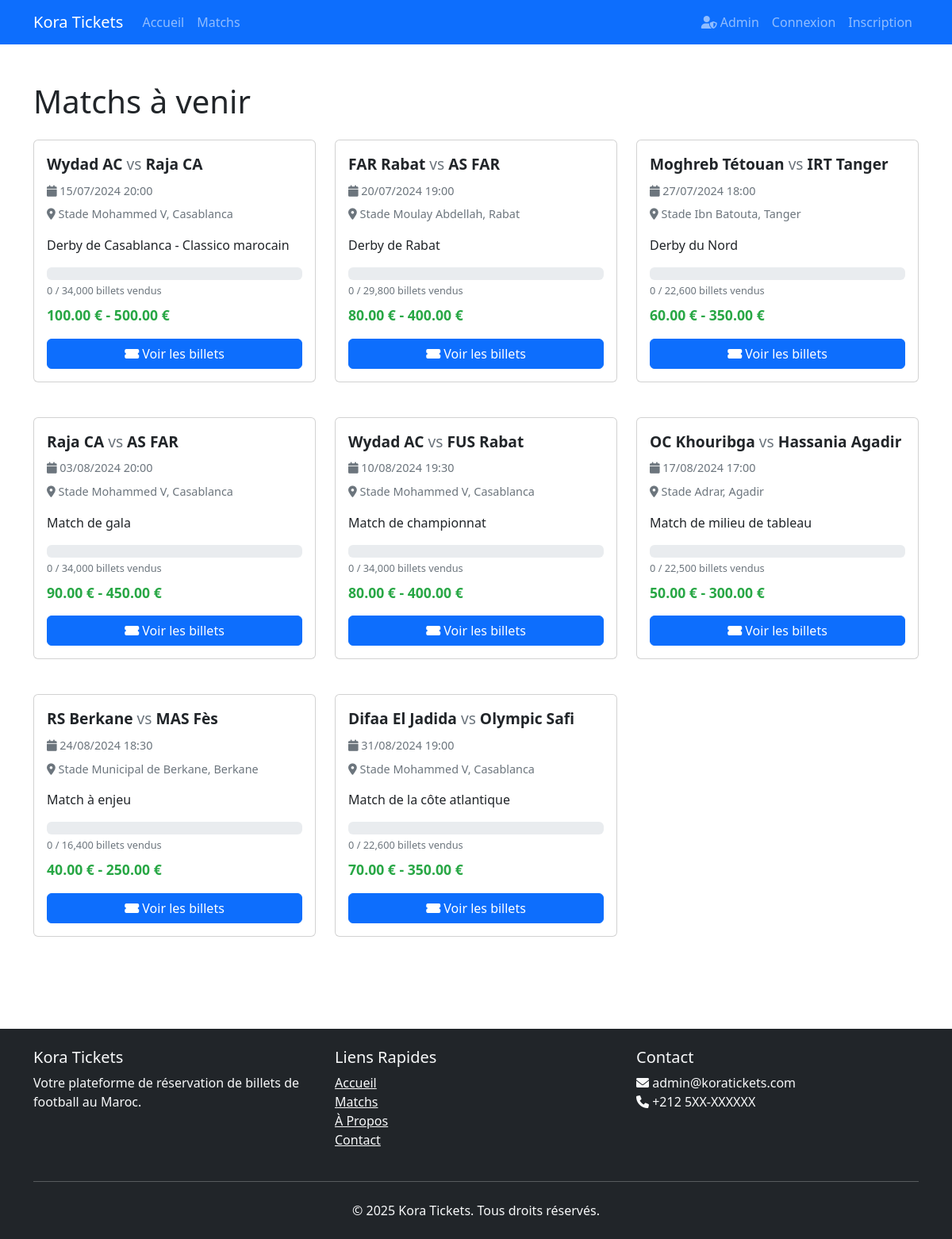
The app's page /matches.php with its own data.
### tables this page shows
CREATE TABLE `matches` (
  `id` int(11) NOT NULL,
  `home_team` varchar(100) NOT NULL,
  `away_team` varchar(100) NOT NULL,
  `match_date` datetime NOT NULL,
  `stadium_id` int(11) NOT NULL,
  `description` text DEFAULT NULL,
  `image_url` varchar(255) DEFAULT NULL,
  `created_at` timestamp NOT NULL DEFAULT current_timestamp(),
  `updated_at` timestamp NOT NULL DEFAULT current_timestamp() ON UPDATE current_timestamp()
);

CREATE TABLE `stadiums` (
  `id` int(11) NOT NULL,
  `name` varchar(100) NOT NULL,
  `location` varchar(255) NOT NULL,
  `capacity` int(11) NOT NULL,
  `created_at` timestamp NOT NULL DEFAULT current_timestamp()
);

### config/config.php (called while the page is built, shortened)
<?php
function isLoggedIn() {
    return isset($_SESSION['user_id']);
}
?>

### matches.php (the view, shortened to what this page needs)
<?php
require_once __DIR__ . '/config/config.php';
require_once __DIR__ . '/config/database.php';
try {
    $stmt = $conn->query("
        SELECT m.*, s.name as stadium_name, s.location as city,
               (SELECT COUNT(*) FROM ticket_categories tc WHERE tc.match_id = m.id) as categories_count,
               (SELECT MIN(tc.price) FROM ticket_categories tc WHERE tc.match_id = m.id) as min_price,
               (SELECT MAX(tc.price) FROM ticket_categories tc WHERE tc.match_id = m.id) as max_price,
               (SELECT SUM(tc.total_quantity) FROM ticket_categories tc WHERE tc.match_id = m.id) as total_tickets,
               (SELECT SUM(od.quantity) FROM order_details od
                JOIN ticket_categories tc ON od.ticket_category_id = tc.id
                WHERE tc.match_id = m.id) as tickets_sold
        FROM matches m
        JOIN stadiums s ON m.stadium_id = s.id
        WHERE 1
        ORDER BY m.match_date ASC
    ");
    $matches = $stmt->fetchAll(PDO::FETCH_ASSOC);
} catch (PDOException $e) {
    $_SESSION['error'] = "Erreur lors de la récupération des matchs : " . $e->getMessage();
    $matches = [];
}
?>
<!DOCTYPE html>
<html lang="fr">
<head>
    <link href="https://cdn.jsdelivr.net/npm/bootstrap@5.3.0/dist/css/bootstrap.min.css" rel="stylesheet">
    <link href="https://cdnjs.cloudflare.com/ajax/libs/font-awesome/6.0.0/css/all.min.css" rel="stylesheet">
</head>
<body>
    <?php include 'includes/header.php'; ?>
    <div class="container py-4">
        <h1 class="mb-4">Matchs à venir</h1>
        <?php if (empty($matches)): ?>
            <div class="alert alert-info">
                Aucun match n'est actuellement disponible.
            </div>
        <?php else: ?>
            <div class="row">
                <?php foreach ($matches as $match): ?>
                    <div class="col-md-6 col-lg-4 mb-4">
                        <div class="card match-card">
                            <div class="card-body">
                                <div class="match-teams mb-2">
                                    <?php echo htmlspecialchars($match['home_team']); ?>
                                    <span class="match-vs">vs</span>
                                    <?php echo htmlspecialchars($match['away_team']); ?>
                                </div>
                                <div class="match-date mb-2">
                                    <i class="fas fa-calendar"></i>
                                    <?php echo date('d/m/Y H:i', strtotime($match['match_date'])); ?>
                                </div>
                                <div class="match-stadium mb-3">
                                    <i class="fas fa-map-marker-alt"></i>
                                    <?php echo htmlspecialchars($match['stadium_name'] . ', ' . $match['city']); ?>
                                </div>
                                <?php if ($match['description']): ?>
                                    <p class="card-text mb-3"><?php echo htmlspecialchars($match['description']); ?></p>
                                <?php endif; ?>
                                <div class="ticket-info mb-2">
                                    <?php
                                    $sold = $match['tickets_sold'] ?? 0;
                                    $total = $match['total_tickets'];
                                    ?>
                                    <div class="progress ticket-progress mb-1">
                                    </div>
                                    <?php echo number_format($sold); ?> / <?php echo number_format($total); ?> billets vendus
                                </div>
                                <div class="match-price mb-3">
                                    <?php if ($match['min_price'] == $match['max_price']): ?>
                                        <?php echo number_format($match['min_price'], 2); ?> €
                                    <?php else: ?>
                                        <?php echo number_format($match['min_price'], 2); ?> € - <?php echo number_format($match['max_price'], 2); ?> €
                                    <?php endif; ?>
                                </div>
                                <a href="tickets.php?match_id=<?php echo $match['id']; ?>" class="btn btn-primary w-100">
                                    <i class="fas fa-ticket-alt"></i> Voir les billets
                                </a>
                            </div>
                        </div>
                    </div>
                <?php endforeach; ?>
            </div>
        <?php endif; ?>
    </div>
    <?php include 'includes/footer.php'; ?>
</body>
</html>

### includes/header.php (shortened to what this page needs)
<?php
require_once __DIR__ . '/../config/config.php';
?>
<!DOCTYPE html>
<html lang="fr">
<head>
    <link href="https://cdn.jsdelivr.net/npm/bootstrap@5.3.0/dist/css/bootstrap.min.css" rel="stylesheet">
    <link href="https://cdnjs.cloudflare.com/ajax/libs/font-awesome/6.0.0/css/all.min.css" rel="stylesheet">
    <link href="assets/css/style.css" rel="stylesheet">
</head>
<body>
    <nav class="navbar navbar-expand-lg navbar-dark bg-primary">
        <div class="container">
            <a class="navbar-brand" href="<?php echo SITE_URL; ?>/index.php"><?php echo SITE_NAME; ?></a>
            <div class="collapse navbar-collapse" id="navbarNav">
                <ul class="navbar-nav me-auto">
                    <li class="nav-item">
                        <a class="nav-link" href="<?php echo SITE_URL; ?>/index.php">Accueil</a>
                    </li>
                    <li class="nav-item">
                        <a class="nav-link" href="<?php echo SITE_URL; ?>/matches.php">Matchs</a>
                    </li>
                </ul>
                <ul class="navbar-nav">
                    <li class="nav-item">
                        <a class="nav-link" href="<?php echo SITE_URL; ?>/admin/index.php" title="Administration">
                            <i class="fas fa-user-shield"></i> Admin
                        </a>
                    </li>
                    <?php if (isLoggedIn()): ?>
                        <li class="nav-item dropdown">
                            <a class="nav-link dropdown-toggle position-relative" href="#" id="cartDropdown" role="button"
                                data-bs-toggle="dropdown" aria-expanded="false">
                                <i class="fas fa-shopping-cart"></i> Panier
                                <span class="badge bg-danger cart-count position-absolute top-0 start-100 translate-middle">0</span>
                            </a>
                            <ul class="dropdown-menu dropdown-menu-end p-3" aria-labelledby="cartDropdown"
                                style="min-width: 300px;" id="cart-dropdown-content">
                                <li class="text-center text-muted">Chargement...</li>
                            </ul>
                        </li>
                        <li class="nav-item dropdown">
                            <a class="nav-link dropdown-toggle" href="#" id="navbarDropdown" role="button"
                                data-bs-toggle="dropdown" aria-expanded="false">
                                <i class="fas fa-user"></i> <?php echo $_SESSION['username']; ?>
                            </a>
                            <ul class="dropdown-menu dropdown-menu-end" aria-labelledby="navbarDropdown">
                                <li><a class="dropdown-item" href="<?php echo SITE_URL; ?>/profile.php">Mon Profil</a></li>
                                <li><a class="dropdown-item" href="<?php echo SITE_URL; ?>/orders.php">Mes Commandes</a></li>
                                <li>
                                    <hr class="dropdown-divider">
                                </li>
                                <li><a class="dropdown-item" href="<?php echo SITE_URL; ?>/logout.php">Déconnexion</a></li>
                            </ul>
                        </li>
                    <?php else: ?>
                        <li class="nav-item">
                            <a class="nav-link" href="<?php echo SITE_URL; ?>/login.php">Connexion</a>
                        </li>
                        <li class="nav-item">
                            <a class="nav-link" href="<?php echo SITE_URL; ?>/register.php">Inscription</a>
                        </li>
                    <?php endif; ?>
                </ul>
            </div>
        </div>
    </nav>
</body>
</html>

### includes/footer.php (shortened to what this page needs)
    <footer class="bg-dark text-light mt-5 py-4">
        <div class="container">
            <div class="row">
                <div class="col-md-4">
                    <h5><?php echo SITE_NAME; ?></h5>
                    <p>Votre plateforme de réservation de billets de football au Maroc.</p>
                </div>
                <div class="col-md-4">
                    <h5>Liens Rapides</h5>
                    <ul class="list-unstyled">
                        <li><a href="index.php" class="text-light">Accueil</a></li>
                        <li><a href="matches.php" class="text-light">Matchs</a></li>
                        <li><a href="about.php" class="text-light">À Propos</a></li>
                        <li><a href="contact.php" class="text-light">Contact</a></li>
                    </ul>
                </div>
                <div class="col-md-4">
                    <h5>Contact</h5>
                    <ul class="list-unstyled">
                        <li><i class="fas fa-envelope"></i> <?php echo ADMIN_EMAIL; ?></li>
                        <li><i class="fas fa-phone"></i> +212 5XX-XXXXXX</li>
                    </ul>
                </div>
            </div>
            <hr class="my-4">
            <div class="text-center">
                <p class="mb-0">&copy; <?php echo date('Y'); ?> <?php echo SITE_NAME; ?>. Tous droits réservés.</p>
            </div>
        </div>
    </footer>
</body>
</html>

### assets/css/style.css (style rules this page uses)
body { min-height: 100vh; display: flex; flex-direction: column; }
footer { margin-top: auto; }
.match-card { transition: transform 0.3s ease; margin-bottom: 20px; }
.btn-primary { background-color: #0d6efd; border-color: #0d6efd; }

### matches.php (style rules this page uses)
.match-card { transition: transform 0.2s; height: 100%; }
.match-date { font-size: 0.9rem; color: #6c757d; }
.match-stadium { font-size: 0.9rem; color: #6c757d; }
.match-price { font-size: 1.1rem; font-weight: bold; color: #28a745; }
.match-teams { font-size: 1.2rem; font-weight: bold; }
.match-vs { color: #6c757d; font-weight: normal; }
.ticket-progress { height: 5px; }
.ticket-info { font-size: 0.8rem; color: #6c757d; }

### records on screen
matches: home_team "Wydad AC", away_team "Raja CA", match_date "15/07/2024 20:00", stadium.location "Stade Mohammed V, Casablanca", description "Derby de Casablanca - Classico marocain", sold "0", total "34,000", min_price "100.00", max_price "500.00"
matches: home_team "FAR Rabat", away_team "AS FAR", match_date "20/07/2024 19:00", stadium.location "Stade Moulay Abdellah, Rabat", description "Derby de Rabat", sold "0", total "29,800", min_price "80.00", max_price "400.00"
matches: home_team "Moghreb Tétouan", away_team "IRT Tanger", match_date "27/07/2024 18:00", stadium.location "Stade Ibn Batouta, Tanger", description "Derby du Nord", sold "0", total "22,600", min_price "60.00", max_price "350.00"
matches: home_team "Raja CA", away_team "AS FAR", match_date "03/08/2024 20:00", stadium.location "Stade Mohammed V, Casablanca", description "Match de gala", sold "0", total "34,000", min_price "90.00", max_price "450.00"
matches: home_team "Wydad AC", away_team "FUS Rabat", match_date "10/08/2024 19:30", stadium.location "Stade Mohammed V, Casablanca", description "Match de championnat", sold "0", total "34,000", min_price "80.00", max_price "400.00"
matches: home_team "OC Khouribga", away_team "Hassania Agadir", match_date "17/08/2024 17:00", stadium.location "Stade Adrar, Agadir", description "Match de milieu de tableau", sold "0", total "22,500", min_price "50.00", max_price "300.00"
matches: home_team "RS Berkane", away_team "MAS Fès", match_date "24/08/2024 18:30", stadium.location "Stade Municipal de Berkane, Berkane", description "Match à enjeu", sold "0", total "16,400", min_price "40.00", max_price "250.00"
matches: home_team "Difaa El Jadida", away_team "Olympic Safi", match_date "31/08/2024 19:00", stadium.location "Stade Mohammed V, Casablanca", description "Match de la côte atlantique", sold "0", total "22,600", min_price "70.00", max_price "350.00"

### other values on screen
SITE_NAME "Kora Tickets"
ADMIN_EMAIL "admin@koratickets.com"
